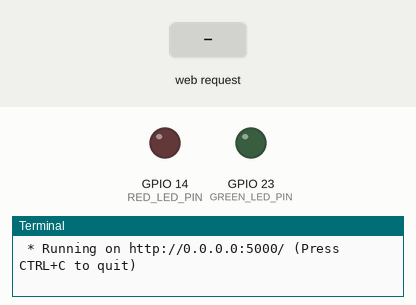
The program below on a simulated Raspberry Pi (BCM pin numbers). Parts: output pins drawn as LEDs (lit = HIGH), the last lines printed to the terminal. The test bench sets the inputs (shaded band). The clock reads 2024-03-15 10:24:30 at power-on unless the program sets it.

Above: at 1.2 s.
1.3 s: HTTP request for /led/red/on received
At 2.4 s:
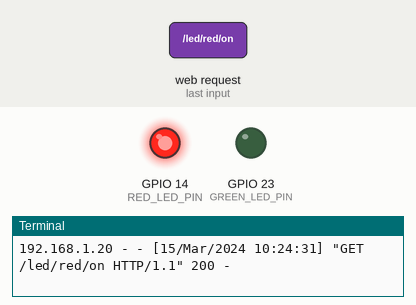
2.8 s: HTTP request for /led/green/on received
At 3.5 s:
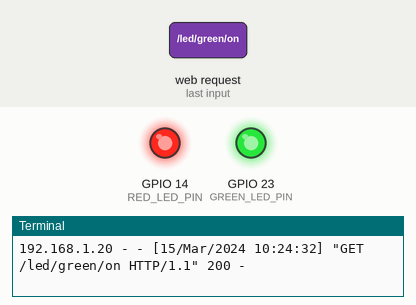
4.3 s: HTTP request for /led/red/off received
At 4.6 s:
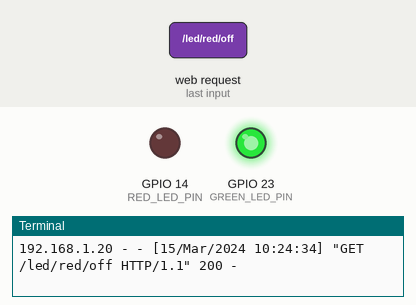
Timing chart, 0 to 7.3 s (numbered marks = the images above; inputs shaded):
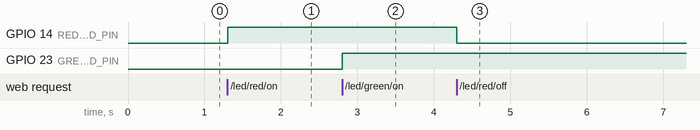

Measured:
- after the input at 1.3 s, GPIO 14 (RED_LED_PIN): LOW → HIGH at once
- after the input at 2.8 s, GPIO 23 (GREEN_LED_PIN): LOW → HIGH at once
- after the input at 4.3 s, GPIO 14 (RED_LED_PIN): HIGH → LOW at once

The program:

flask_led_task.py
```python
from flask import Flask
import RPi.GPIO as GPIO

RED_LED_PIN = 14
GREEN_LED_PIN = 23

GPIO.setmode(GPIO.BCM)
GPIO.setup(RED_LED_PIN, GPIO.OUT)
GPIO.setup(GREEN_LED_PIN, GPIO.OUT)

app = Flask(__name__)

@app.route("/")
def hello():
    return '''
        <p>Hello, Flask!!</p>
        <a href="/led/red/on">RED LED ON</a>
        <a href="/led/red/off">RED LED OFF</a>
        <a href="/led/green/on">GREEN LED ON</a>
        <a href="/led/green/off">GREEN LED OFF</a>
    '''

@app.route("/led/<color>/<op>")
def led_op(color,op):

    if color == 'red':
        if op == 'on':
            GPIO.output(RED_LED_PIN, GPIO.HIGH)
            return '''
            <p>RED LED ON</p>
            <a href='/'>Go Home<a>
            '''

        elif op == 'off':
            GPIO.output(RED_LED_PIN, GPIO.LOW)
            return '''
            <p>RED LED OFF</p>
            <a href='/'>Go Home<a>
            '''

    if color == 'green':
        if op == 'on':
            GPIO.output(GREEN_LED_PIN, GPIO.HIGH)
            return '''
            <p>GREEN LED ON</p>
            <a href='/'>Go Home<a>
            '''

        elif op == 'off':
            GPIO.output(GREEN_LED_PIN, GPIO.LOW)
            return '''
            <p>GREEN LED OFF</p>
            <a href='/'>Go Home<a>
            '''


if __name__ == "__main__":
    try:

        app.run(host="0.0.0.0")
    finally:
        GPIO.cleanup()
```
